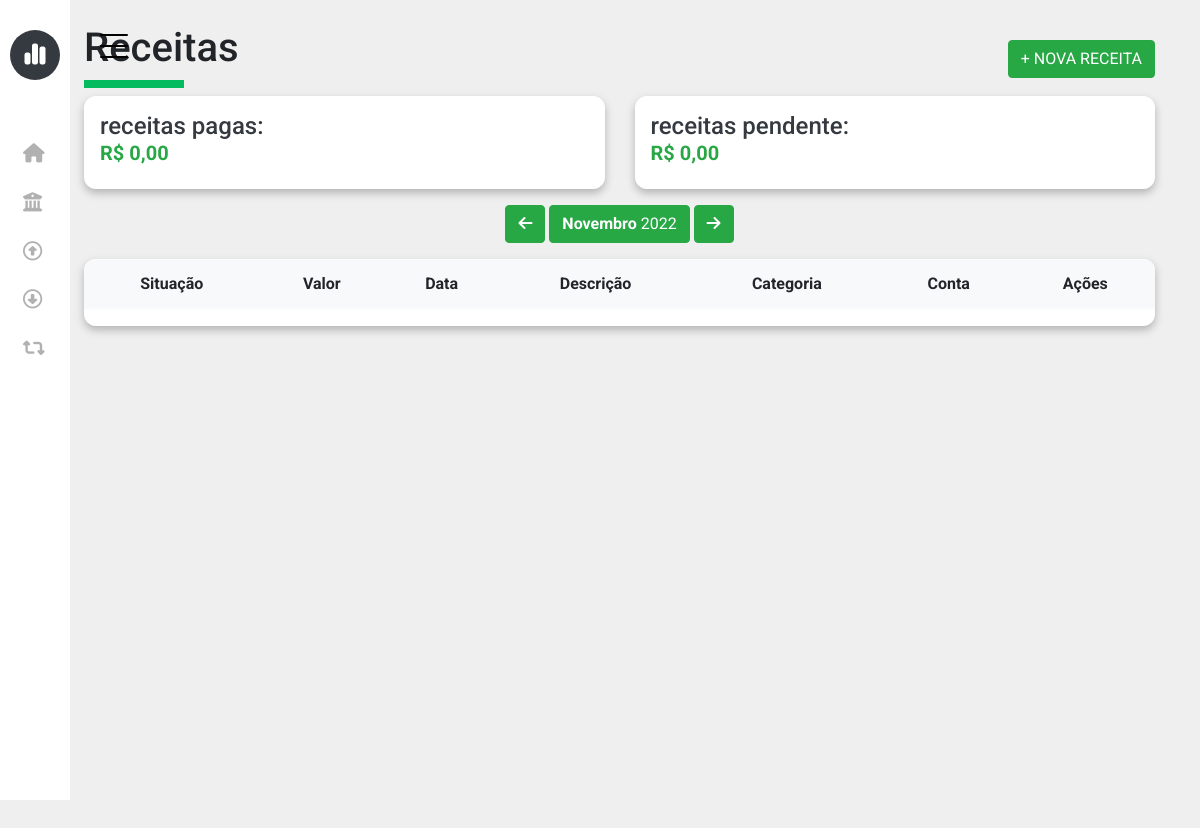
The page /project/frontend/page/revenue.php on the database as committed earlier.
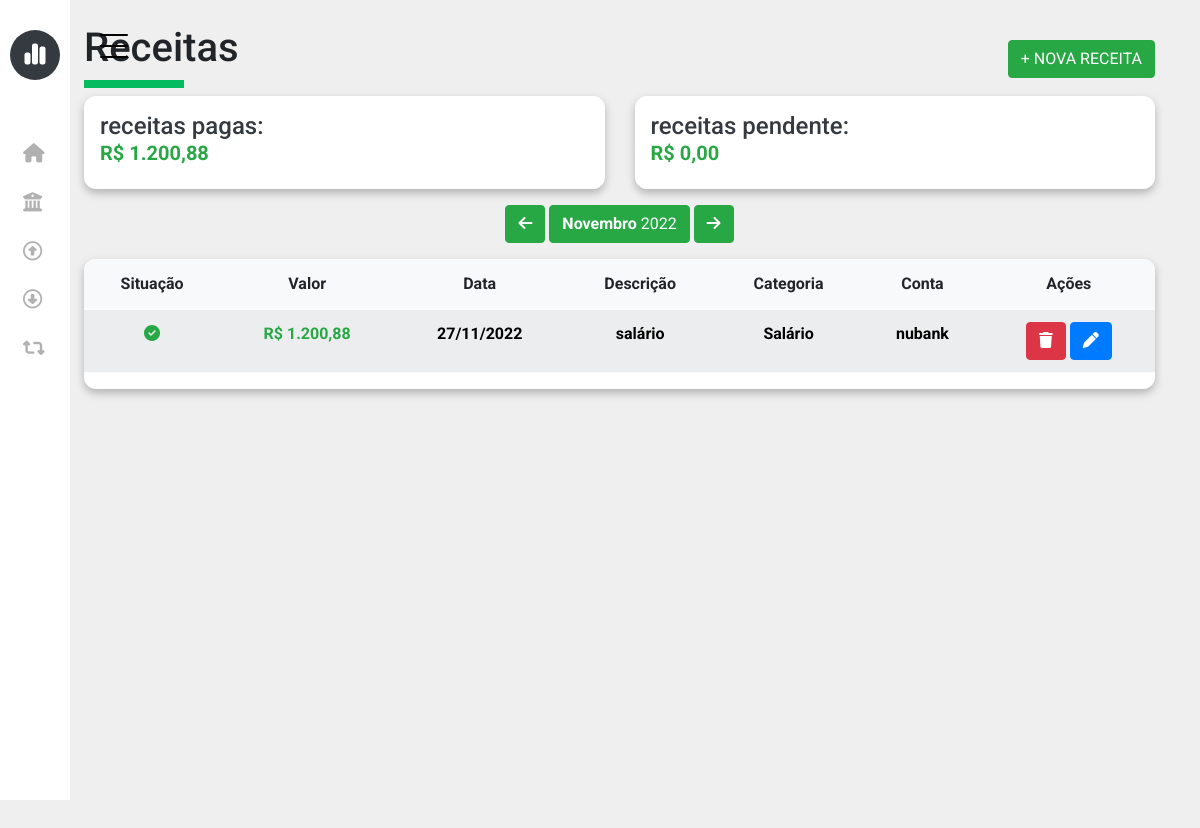
The same page on the database as committed later.
### tables this page shows
CREATE TABLE `finance` (
  `id` int(11) NOT NULL,
  `account_id` int(11) NOT NULL,
  `category_id` int(11) NOT NULL,
  `value` double NOT NULL,
  `type` varchar(45) NOT NULL,
  `status` varchar(45) NOT NULL,
  `description` varchar(50) NOT NULL,
  `date` datetime NOT NULL,
  `created_at` datetime NOT NULL DEFAULT current_timestamp(),
  `updated_at` datetime NOT NULL DEFAULT current_timestamp() ON UPDATE current_timestamp()
);

CREATE TABLE `account` (
  `id` int(11) NOT NULL,
  `name` varchar(45) NOT NULL,
  `balance` double NOT NULL,
  `created_at` datetime NOT NULL DEFAULT current_timestamp(),
  `updated_at` datetime NOT NULL DEFAULT current_timestamp() ON UPDATE current_timestamp()
);

### project/backend/php/config/connection.php (called while the page is built)
<?php
class Database {
    function connection() {
        try {
            $host = "localhost";
            $username = "root";
            $password = "";
            $dbname = "openfinance";
            $conection = new PDO(
                'mysql:host='. $host. ';dbname='. $dbname,
                $username,
                $password,
                array(
                    PDO::MYSQL_ATTR_INIT_COMMAND => "SET NAMES utf8",
                )
            );
            $conection->setAttribute(PDO::ATTR_ERRMODE, PDO::ERRMODE_EXCEPTION);
            return $conection;
        } catch (PDOException $exception) {
            return $exception->getMessage();
        }
    }
}

### project/frontend/includes/function.php (called while the page is built, shortened)
<?php
function getSum($type, $status)
{
    $connection = new Database();
    $sqlExpense = ("SELECT SUM(value) FROM `finance` WHERE `type` = '$type' AND `status` = '$status'");
    $expense = $connection->connection()->query($sqlExpense)->fetchAll(PDO::FETCH_ASSOC);
    foreach ($expense as $expenseValue) {
        return number_format($expenseValue['SUM(value)'],2,",",".");
    }
}
function getAccount($id)
{
    $connection = new Database();
    $sqlAccount = ("SELECT * FROM `account` WHERE `id` = '$id' ");
    $Accounts = $connection->connection()->query($sqlAccount)->fetchAll(PDO::FETCH_ASSOC);
    foreach ($Accounts as $Account) {
        return $Account['name'];
    }
}
function getCategory($id)
{
    $connection = new Database();
    $sqlCategory = ("SELECT * FROM `category` WHERE `id` = '$id' ");
    $categorys = $connection->connection()->query($sqlCategory)->fetchAll(PDO::FETCH_ASSOC);
    foreach ($categorys as $category) {
        return $category['name'];
    }
}

### project/frontend/page/revenue.php (the view, shortened to what the changed rows need)
<?php include_once("../includes/header.php"); ?>
<?php
$sql = ("SELECT * FROM `finance` WHERE `type` = 'REVENUE' ORDER BY `date` DESC ");
$revenues = $connection->connection()->query($sql)->fetchAll(PDO::FETCH_ASSOC);
$sqlCategorys = ("SELECT * FROM `category` WHERE `type` = 'REVENUE' ");
$categorys = $connection->connection()->query($sqlCategorys)->fetchAll(PDO::FETCH_ASSOC);
?>
<div class="container">
    <div class="row ms-4">
        <div class="col-md-6 mt-4">
            <h1>Receitas</h1>
        </div>
        <div class="col-md-6 mt-2">
            <div class="p-3 text-dark value-total">
                <h5 class="text-success"><b>R$ <?php echo getSum('REVENUE', 'PAID') ?></b></h5>
            </div>
        </div>
        <div class="col-md-12 mt-3 text-center">
            <div id="div-table">
                <table class="table table-light table-striped">
                    <thead>
                        <tr>
                            <th>Situação</th>
                            <th>Valor</th>
                            <th>Data</th>
                            <th>Descrição</th>
                            <th>Categoria</th>
                            <th>Conta</th>
                            <th>Ações</th>
                        </tr>
                    </thead>
                    <tbody>
                        <?php foreach ($revenues as $revenue) { ?>
                            <tr>
                                <?php if ($revenue["status"] == "PAID") { ?>
                                    <th><i class="text-success fa-solid fa-circle-check"></i></th>
                                <?php } else { ?>
                                    <th><i class="text-danger fa-solid fa-circle-xmark"></i></th>
                                <?php } ?>
                                <th class="text-success"><?php echo "R$ " . number_format($revenue['value'], 2, ",", "."); ?></th>
                                <th><?php echo date('d/m/Y', strtotime($revenue['date'])); ?></th>
                                <th><?php echo $revenue['description'] ?></th>
                                <th><?php echo getCategory($revenue['category_id']) ?></th>
                                <th><?php echo getAccount($revenue['account_id']) ?></th>
                                <th>
                                    <button class="btn btn-danger btn-delete-revenue" type="button" data-id="<?php echo $revenue['id'] ?>" data-value="<?php echo $revenue['value']?>" data-description="<?php echo $revenue['description']?>"><i class="fa-solid fa-trash"></i></button>
                                    <button class="btn btn-primary btn-update-revenue" type="button" data-id="<?php echo $revenue['id'] ?>" data-status="<?php echo $revenue['status'] ?>" data-value="<?php echo $revenue['id'] ?>" data-date="<?php echo $revenue['date'] ?>" data-description="<?php echo $revenue['description'] ?>" data-category="<?php echo getCategory($revenue['category_id']) ?>" data-account="<?php echo getAccount($revenue['account_id']) ?>"><i class="fa-solid fa-pen"></i></button>
                                </th>
                            </tr>
                        <?php } ?>
                    </tbody>
                </table>
            </div>
        </div>
    </div>
</div>
<?php include_once("../includes/footer.php"); ?>

Rows that differ between the two databases and show on the page:
added finance: status "PAID" (drawn), value "1.200,88", date "27/11/2022", description "salário", category_id "Salário", account.name "nubank"
Other text that changed with them:
getSum('REVENUE', 'PAID'): "0,00" → "1.200,88"
